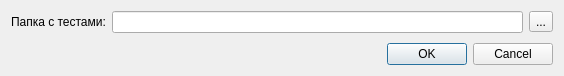
<?xml version="1.0" encoding="UTF-8"?>
<ui version="4.0">
 <class>ConfigDialog</class>
 <widget class="QDialog" name="ConfigDialog">
  <property name="geometry">
   <rect>
    <x>0</x>
    <y>0</y>
    <width>564</width>
    <height>76</height>
   </rect>
  </property>
  <property name="sizePolicy">
   <sizepolicy hsizetype="Fixed" vsizetype="Fixed">
    <horstretch>0</horstretch>
    <verstretch>0</verstretch>
   </sizepolicy>
  </property>
  <property name="minimumSize">
   <size>
    <width>564</width>
    <height>76</height>
   </size>
  </property>
  <property name="maximumSize">
   <size>
    <width>564</width>
    <height>76</height>
   </size>
  </property>
  <property name="windowTitle">
   <string>Dialog</string>
  </property>
  <layout class="QVBoxLayout" name="verticalLayout">
   <item>
    <layout class="QFormLayout" name="formLayout">
     <property name="fieldGrowthPolicy">
      <enum>QFormLayout::ExpandingFieldsGrow</enum>
     </property>
     <item row="0" column="1">
      <layout class="QHBoxLayout" name="horizontalLayout">
       <item>
        <widget class="QLineEdit" name="pathToTests"/>
       </item>
       <item>
        <widget class="QToolButton" name="btSelectPath">
         <property name="text">
          <string>...</string>
         </property>
        </widget>
       </item>
      </layout>
     </item>
     <item row="0" column="0">
      <widget class="QLabel" name="label">
       <property name="text">
        <string>Папка с тестами:</string>
       </property>
      </widget>
     </item>
    </layout>
   </item>
   <item>
    <spacer name="verticalSpacer">
     <property name="orientation">
      <enum>Qt::Vertical</enum>
     </property>
     <property name="sizeHint" stdset="0">
      <size>
       <width>20</width>
       <height>40</height>
      </size>
     </property>
    </spacer>
   </item>
   <item>
    <widget class="QDialogButtonBox" name="buttonBox">
     <property name="orientation">
      <enum>Qt::Horizontal</enum>
     </property>
     <property name="standardButtons">
      <set>QDialogButtonBox::Cancel|QDialogButtonBox::Ok</set>
     </property>
    </widget>
   </item>
  </layout>
 </widget>
 <resources/>
 <connections>
  <connection>
   <sender>buttonBox</sender>
   <signal>accepted()</signal>
   <receiver>ConfigDialog</receiver>
   <slot>accept()</slot>
   <hints>
    <hint type="sourcelabel">
     <x>248</x>
     <y>254</y>
    </hint>
    <hint type="destinationlabel">
     <x>157</x>
     <y>274</y>
    </hint>
   </hints>
  </connection>
  <connection>
   <sender>buttonBox</sender>
   <signal>rejected()</signal>
   <receiver>ConfigDialog</receiver>
   <slot>reject()</slot>
   <hints>
    <hint type="sourcelabel">
     <x>316</x>
     <y>260</y>
    </hint>
    <hint type="destinationlabel">
     <x>286</x>
     <y>274</y>
    </hint>
   </hints>
  </connection>
 </connections>
</ui>
